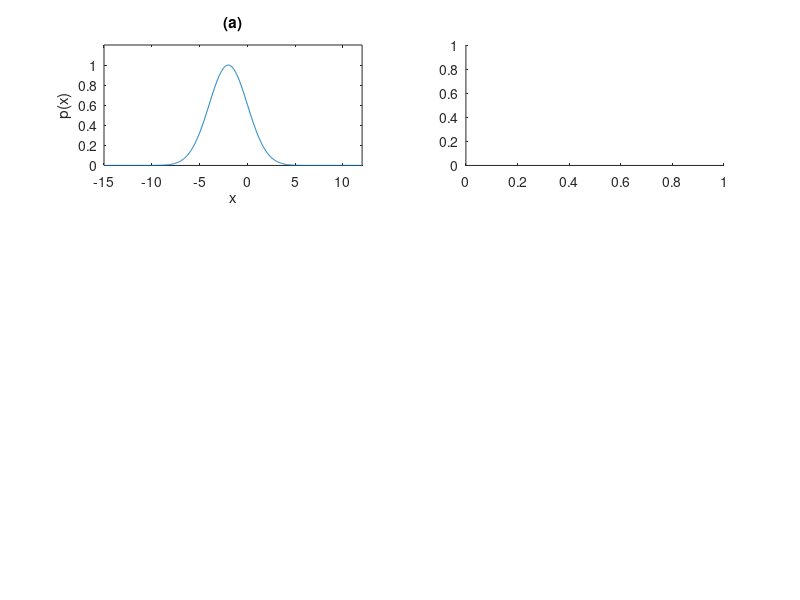

This figure's MATLAB source: (Note: this script raises an error after producing the figure.)
%
% lab_epicenter.m
% Carl Tape, GEOS 627, Inverse Problems and Parameter Estimation
%
% Example script for generating samples of a function using the rejection
% method (Tarantola 2005, Section 2.3.2).
%
% See notes for lab exercise lab_epicenter.pdf
%
% This script is a guide to the epicenter homework problem presented as
% Problem 7-1 in Tarantola (2005).
%
% calls plot_histo.m
%

clear, close all, clc

% limits for x to consider
% OUTSIDE THESE LIMITS WE ASSUME THAT p(x) = 0
xmin = -15; xmax = 12;

% define in-line function p(x)
x1 = -2; A1 = 2; sig1 = 2;
x2 =  4; A2 = 1; sig2 = 0.5;
% note that parameters x0 and A must be previously defined
p = @(x) ( A1*exp(-(x-x1).^2/(2*sig1^2)) );
%p = @(x) ( A1*exp(-(x-x1).^2/(2*sig1^2)) + A2*exp(-(x-x2).^2/(2*sig2^2)) );

% KEY TECHNICAL POINT: f is a function, not a numerical array
% (note that x is not a stored array)
whos

% generate samples
NTRY = 1e5;
xtry = xmin + (xmax-xmin)*rand(NTRY,1);

% sample the function
pmax = max([A1 A2]);
ptry = p(xtry) / pmax;          % SET A: values between 0 and 1
chance = rand(NTRY,1);          % SET B: values between 0 and 1

% KEY COMMAND: compare pairs of test samples in sets A and B,
%              then accept or reject the test sample
ikeep = find(ptry > chance);
xkeep = xtry(ikeep);

% plot
xcurve = linspace(xmin,xmax,1000);
pcurve = p(xcurve);
figure; nr=3; nc=2;
edges1 = [xmin:0.2:xmax];
edges2 = [0:0.05:1];
subplot(nr,nc,1); plot(xcurve,pcurve/pmax);
xlabel('x'); ylabel('p(x)'); title('(a)'); axis([xmin xmax 0 1.2]);
subplot(nr,nc,2); plot_histo(xtry,edges1);
xlabel('xtry'); title('(b)'); 
subplot(nr,nc,3); plot_histo(ptry,edges2);
xlabel('p(xtry)'); title('(c)'); 
subplot(nr,nc,4); plot_histo(chance,edges2);
xlabel('chance'); title('(d)'); 
subplot(nr,nc,5); plot_histo(xkeep,edges1);
xlabel('xkeep');  title('(e)'); xlim([xmin xmax]);

% if p is a probability density and F is the misfit function, then
%    p(x) = exp(-F(x))
%    F(x) = -ln(p(x))
subplot(nr,nc,6); plot(xcurve,-log(pcurve));
axis([xmin xmax -1 1.1*max(-log(pcurve))]);
xlabel('x'); ylabel('F(x) = -ln(p(x))'); title('(f)');

%==========================================================================
